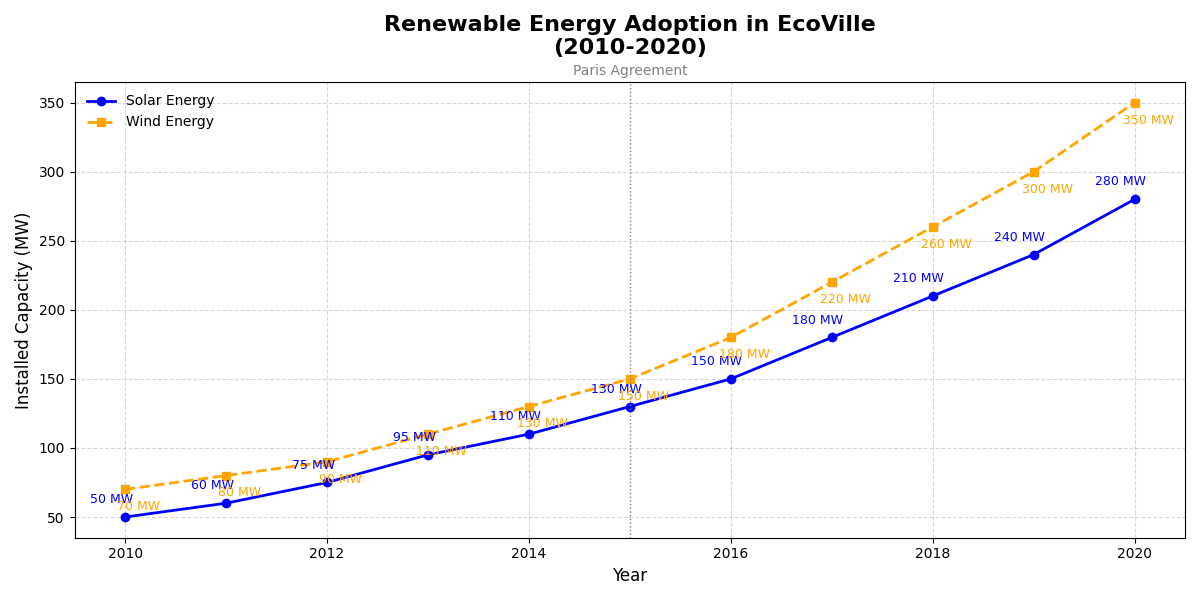

Recreate this plot in Python.
import matplotlib.pyplot as plt
import numpy as np

# Data for Renewable Energy Adoption in EcoVille
years = np.arange(2010, 2021)
solar_capacity = np.array([50, 60, 75, 95, 110, 130, 150, 180, 210, 240, 280])
wind_capacity = np.array([70, 80, 90, 110, 130, 150, 180, 220, 260, 300, 350])

# Create the plot
plt.figure(figsize=(12, 6))

# Plotting the Solar Energy data
plt.plot(years, solar_capacity, marker='o', linestyle='-', color='blue', label='Solar Energy', linewidth=2)

# Plotting the Wind Energy data
plt.plot(years, wind_capacity, marker='s', linestyle='--', color='orange', label='Wind Energy', linewidth=2)

# Annotate each data point for Solar Energy
for i, (x, y) in enumerate(zip(years, solar_capacity)):
    plt.annotate(f'{y} MW', (x, y), textcoords="offset points", xytext=(-10,10), ha='center', fontsize=9, color='blue')

# Annotate each data point for Wind Energy
for i, (x, y) in enumerate(zip(years, wind_capacity)):
    plt.annotate(f'{y} MW', (x, y), textcoords="offset points", xytext=(10,-15), ha='center', fontsize=9, color='orange')

# Title and labels
plt.title('Renewable Energy Adoption in EcoVille\n(2010-2020)', fontsize=16, fontweight='bold', pad=20)
plt.xlabel('Year', fontsize=12)
plt.ylabel('Installed Capacity (MW)', fontsize=12)

# Legend and grid
plt.legend(loc='upper left', frameon=False)
plt.grid(True, linestyle='--', alpha=0.5)

# Adding a milestone marker
plt.axvline(x=2015, color='gray', linestyle=':', linewidth=1)
plt.text(2015, max(max(solar_capacity), max(wind_capacity)) + 20, 'Paris Agreement', ha='center', color='gray')

# Ensure layout is tidy and avoid overlap
plt.tight_layout()

# Show the plot
plt.show()
